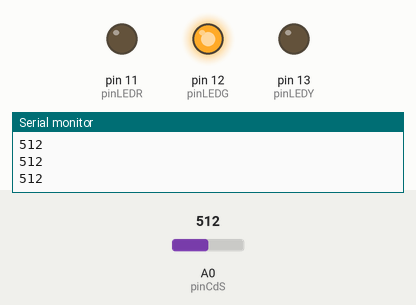
Simulated run of this sketch. Board: Arduino Uno, built with avr-gcc and run on an emulated ATmega328P. Shown: output pins drawn as LEDs (lit = HIGH), the last lines printed to the serial monitor. The test bench sets the inputs (shaded band); at power-on: A0 (pinCdS) = 512.

Above: at 1.2 s.
1.3 s: A0 (pinCdS) set to 490
At 2.1 s:
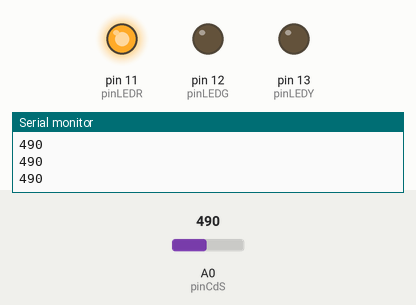
2.8 s: A0 (pinCdS) set to 900
At 3.3 s:
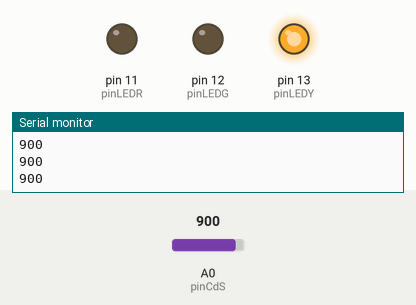
4.3 s: A0 (pinCdS) set to 887
At 5.5 s:
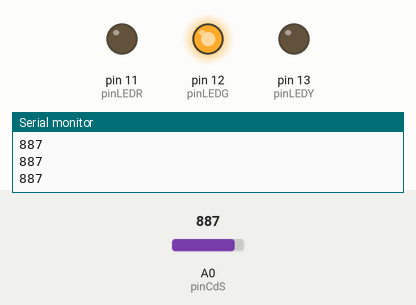
5.8 s: A0 (pinCdS) set to 910
At 6.8 s:
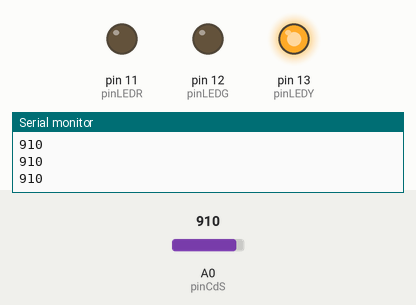
Timing chart, 0 to 8.3 s (numbered marks = the images above; inputs shaded):
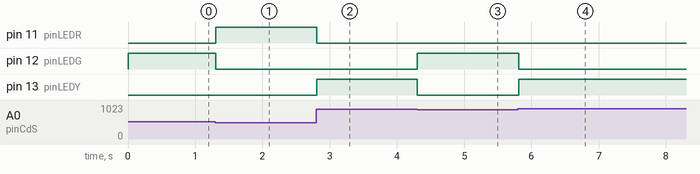

The sketch:

midterm_examination.ino
```cpp
/*
준비물)
아두이노 Uno 보드	1개
브레드보드 830		1개
CdS 조두센서		1개
RED LED 		1개
GREEN LED		1개
YELLOW LED		1개
저항 220Ω		3개
저항 10KΩ		1개
점퍼 케이블		9개

문제)
CdS 조도 센서를 설치하고, 실내 조도에 따라 다음과 같이 LED를 제어하라.
손으로 조도 센서를 가리면, 	RED LED = ON
손을 떼면,			GREEN LED = ON
플래시를 비추면,			YELLOW LED = ON
*/

const byte pinCdS = A0;
const byte pinLEDR = 11;
const byte pinLEDG = 12;
const byte pinLEDY = 13;

void setup() {
  pinMode(pinLEDR, OUTPUT);
  pinMode(pinLEDG, OUTPUT);
  pinMode(pinLEDY, OUTPUT);

  Serial.begin(9600);
}

void loop() {
  int value;
  value = analogRead(pinCdS);
  Serial.println(value);

  if (value < 500) {
    digitalWrite(pinLEDR, HIGH);
    digitalWrite(pinLEDG, LOW);
    digitalWrite(pinLEDY, LOW);
  }
  else if (value < 900) {
    digitalWrite(pinLEDR, LOW);
    digitalWrite(pinLEDG, HIGH);
    digitalWrite(pinLEDY, LOW);
  }
  else {
    digitalWrite(pinLEDR, LOW);
    digitalWrite(pinLEDG, LOW);
    digitalWrite(pinLEDY, HIGH);
  }

}
```

Measured:
- the behaviour switches between 500 and 499 on A0 (pinCdS) (found by bisection; images 0 and 1)
- the behaviour switches between 900 and 899 on A0 (pinCdS) (found by bisection; images 2 and 3)
- after the input at 1.3 s, pin 11 (pinLEDR): LOW → HIGH at once; pin 12 (pinLEDG): HIGH → LOW at once
- after the input at 2.8 s, pin 11 (pinLEDR): HIGH → LOW at once; pin 13 (pinLEDY): LOW → HIGH at once
- after the input at 4.3 s, pin 12 (pinLEDG): LOW → HIGH at once; pin 13 (pinLEDY): HIGH → LOW at once
- after the input at 5.8 s, pin 12 (pinLEDG): HIGH → LOW at once; pin 13 (pinLEDY): LOW → HIGH at once
